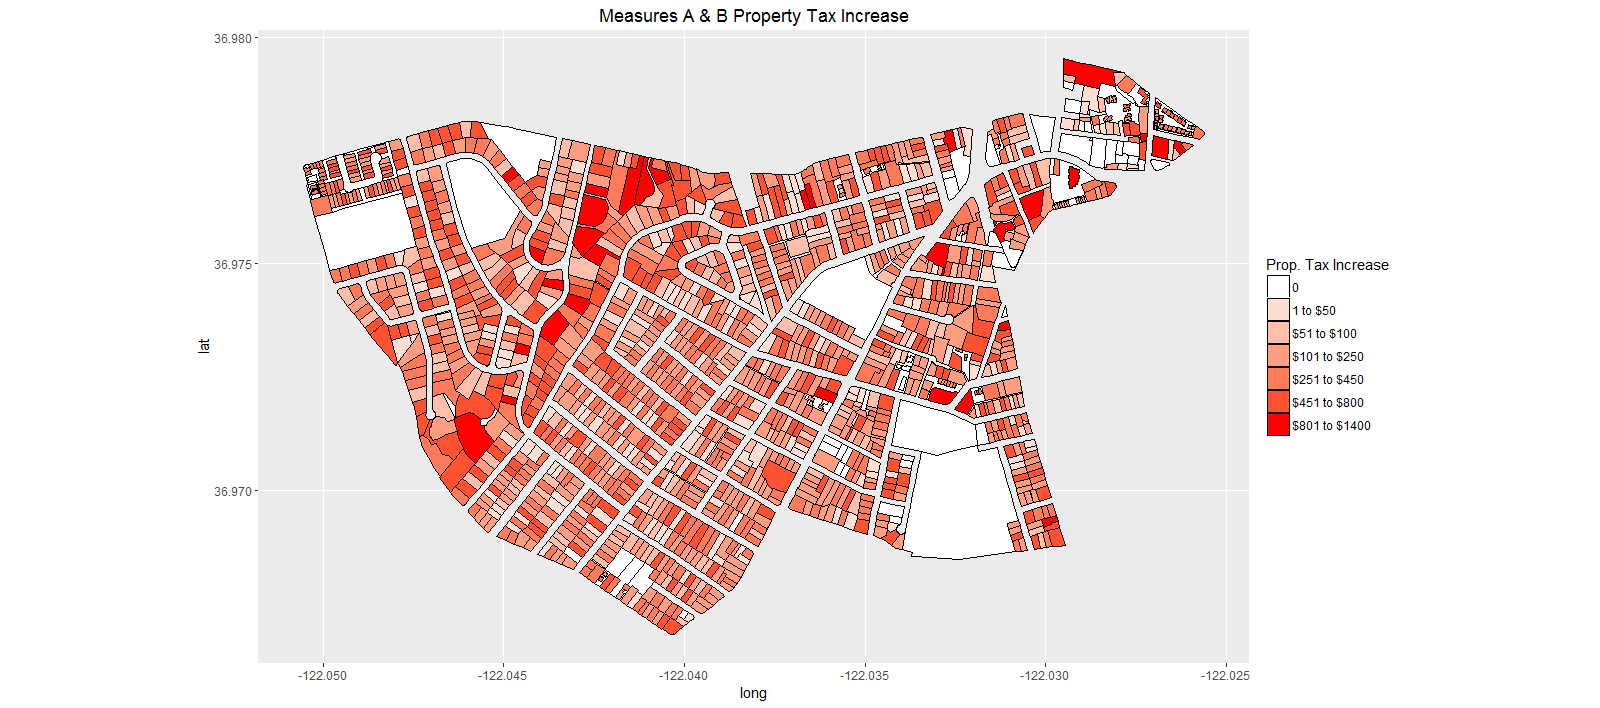

Recreate this plot in R.
source("utils.R")
library(ggplot2)

get_measAB <- function(assessment) {
  # Measures A and B are each estimated to add $29.50 per $100,000 of
  # assessed property value.
  return(29.50 * 2 * assessment / 100000)
}

data <- get_plot_data("006")

data$measAB <- get_measAB(data$assessment)

# include single residences and duplexes
# residences <- (data$type == "020-SINGLE RESIDENCE" | data$type == "030-SINGLE DUPLEX")
# data[!residences,]$measAB <- NA

# Bug: if max(data$measAB) < 800, cut does something strange. This affects small data sets.
data$measABcat <- cut(data$measAB, b=c(-1, 1, 50, 100, 250, 450, 800, max(data$measAB, na.rm=T) + 1))
legend_labels <- c("0", "1 to $50", "$51 to $100", "$101 to $250", "$251 to $450", "$451 to $800", "$801 to $1400")
cc <- scales::seq_gradient_pal("white", "red", "Lab")(seq(0,1,length.out=length(levels(data$measABcat))))

p <- ggplot() + ggtitle("Measures A & B Property Tax Increase") +
  geom_polygon(data = data, 
    aes(x = long, y = lat, group = group, fill = measABcat), 
    color = "black", size = 0.25) + 
  coord_map() +
  scale_fill_manual(values=cc, guide = guide_legend(title="Prop. Tax Increase"), labels = legend_labels)

qplot(data$measAB)
